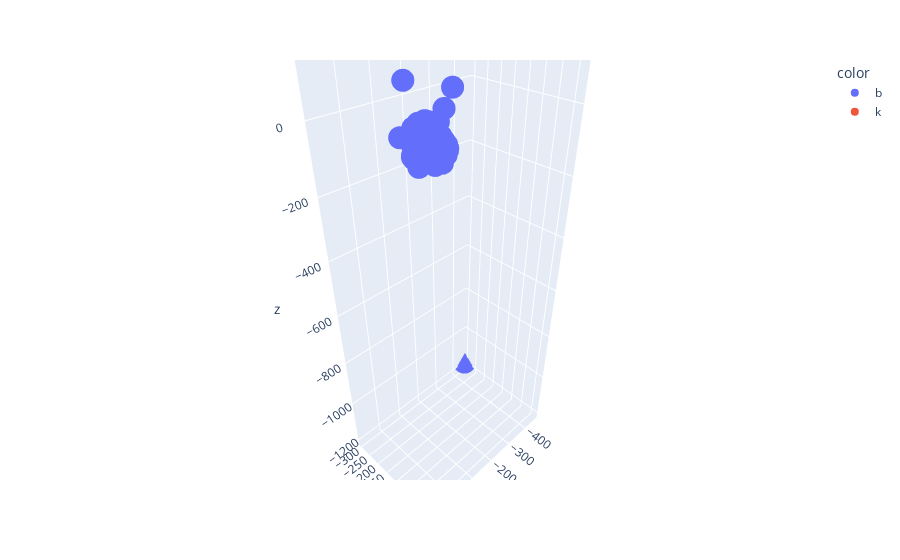

The code cell stored with this chart in its notebook:
### Code cell
# plot using tsne 
X_embedded  = TSNE(n_components=3, perplexity=10,random_state=24).fit_transform( X )
colors = np.array([x for x in 'bgrcmykbgrcmykbgrcmykbgrcmyk'])
fig = px.scatter_3d(x=X_embedded [:,0],y=X_embedded [:,1],z=X_embedded [:,2],color=colors[dbscan_clustering.labels_])
fig.show()

### Figure 1 — Plotly figure (JSON) as saved in the notebook; plotly's stock layout.template omitted (floating-point values rounded to 4 significant figures; data arrays with more than 128 entries replaced by an {"elided": "..."} marker saying what was removed)
{"data": [{"hovertemplate": "color=b<br>x=%{x}<br>y=%{y}<br>z=%{z}<extra></extra>", "legendgroup": "b", "marker": {"color": "#636efa", "symbol": "circle"}, "mode": "markers", "name": "b", "scene": "scene", "showlegend": true, "type": "scatter3d", "x": {"elided": "402 float values"}, "y": {"elided": "402 float values"}, "z": {"elided": "402 float values"}}, {"hovertemplate": "color=k<br>x=%{x}<br>y=%{y}<br>z=%{z}<extra></extra>", "legendgroup": "k", "marker": {"color": "#EF553B", "symbol": "circle"}, "mode": "markers", "name": "k", "scene": "scene", "showlegend": true, "type": "scatter3d", "x": [-14.89], "y": [-44.78], "z": [1.222]}], "layout": {"legend": {"title": {"text": "color"}, "tracegroupgap": 0}, "margin": {"t": 60}, "scene": {"domain": {"x": [0, 1], "y": [0, 1]}, "xaxis": {"title": {"text": "x"}}, "yaxis": {"title": {"text": "y"}}, "zaxis": {"title": {"text": "z"}}}}}
